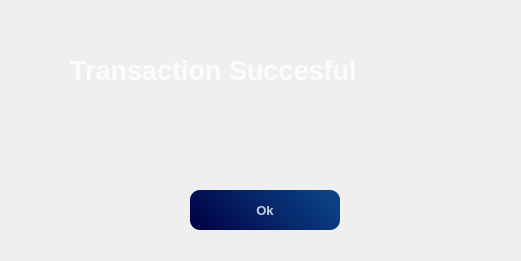
   <widget class="QWidget" name="transaction_completed_widget" native="true">
    <property name="geometry">
     <rect>
      <x>3560</x>
      <y>500</y>
      <width>521</width>
      <height>261</height>
     </rect>
    </property>
    <property name="styleSheet">
     <string notr="true">QPushButton #pushButton{
background-color: qlineargradient(spread:pad, x1:0, y1:0, x2:1, y2:0, stop:0 rgba(0, 0, 68, 235), stop:1 rgba(255, 255, 255, 255));
color:rgba(255,255,255,200);
border-radius:10px;
}

QPushButton #pushButton:hover{
background-color: qlineargradient(spread:pad, x1:1, y1:0, x2:0, y2:0.778455, stop:0 rgba(0, 0, 68, 255), stop:1 rgba(255, 255, 255, 255))
color:red;
}</string>
    </property>
    <widget class="QLabel" name="label16_4">
     <property name="geometry">
      <rect>
       <x>30</x>
       <y>10</y>
       <width>461</width>
       <height>241</height>
      </rect>
     </property>
     <property name="styleSheet">
      <string notr="true">background-image:url(:/images/rupee1.jpg);
background-repeat: no-repeat;
background-size: (831,441);
border-radius: 20px;
</string>
     </property>
     <property name="text">
      <string/>
     </property>
    </widget>
    <widget class="QPushButton" name="transaction_completed_ok">
     <property name="geometry">
      <rect>
       <x>190</x>
       <y>190</y>
       <width>150</width>
       <height>40</height>
      </rect>
     </property>
     <property name="font">
      <font>
       <pointsize>10</pointsize>
       <weight>75</weight>
       <bold>true</bold>
      </font>
     </property>
     <property name="styleSheet">
      <string notr="true">QPushButton#transaction_completed_ok {
background-color:qlineargradient(spread:pad, x1:0, y1:0.897, x2:1, y2:0.631, stop:0 rgba(0, 0, 68, 255), stop:1 rgba(10, 63, 131, 255));
color:rgba(255,255,255,200);
border-radius:10px;
}

QPushButton#transaction_completed_ok:hover {
background-color: qlineargradient(spread:pad, x1:0.134328, y1:0.846, x2:0.925, y2:0.142, stop:0 rgba(0, 0, 68, 255), stop:1 rgba(10, 63, 131, 255));
}

QPushButton#transaction_completed_ok:pressed {
   padding-left:5px;
   padding-right:5px;
   padding-top:5px;
}</string>
     </property>
     <property name="text">
      <string>Ok</string>
     </property>
    </widget>
    <widget class="QLabel" name="transation_completed_head">
     <property name="geometry">
      <rect>
       <x>70</x>
       <y>50</y>
       <width>391</width>
       <height>41</height>
      </rect>
     </property>
     <property name="font">
      <font>
       <pointsize>20</pointsize>
       <weight>75</weight>
       <bold>true</bold>
      </font>
     </property>
     <property name="styleSheet">
      <string notr="true">color:rgba(255,255,255,200);
</string>
     </property>
     <property name="text">
      <string>Transaction Succesful</string>
     </property>
    </widget>
    <widget class="QLabel" name="completed_icon">
     <property name="geometry">
      <rect>
       <x>230</x>
       <y>110</y>
       <width>61</width>
       <height>61</height>
      </rect>
     </property>
     <property name="styleSheet">
      <string notr="true">border-image:url(:/images/checklist.png) 0 0 0 0 stretch stretch;</string>
     </property>
     <property name="text">
      <string/>
     </property>
    </widget>
   </widget>
